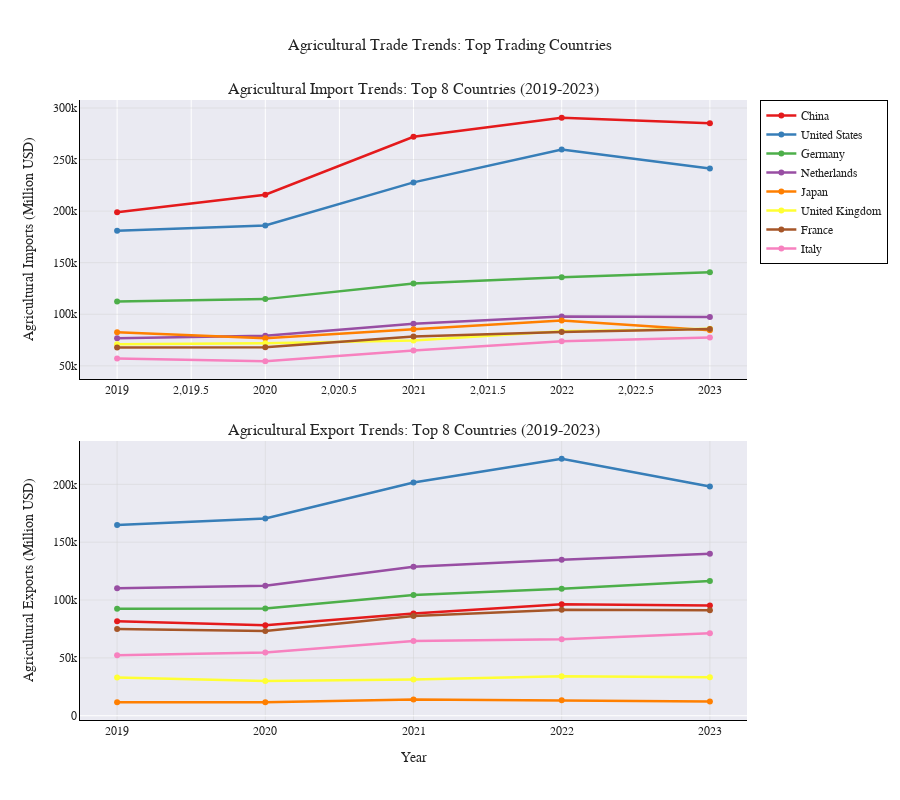

Notebook code for this chart:
### Markdown cell above
### Top Traders’ Trajectories (Last Five Years)
Dual-panel line charts show import and export trajectories for the eight largest importers (by five-year average), enabling comparison of levels and trends.

### Code cell
years_full = df_eda['Year'].unique()[-5:]
all_years_data = df_eda[df_eda['Year'].isin(years_full)].copy()
avg_imports = all_years_data.groupby('Reporter')['Agricultural_products_Import'].mean()
top_8_countries = avg_imports.nlargest(8).index.tolist()

fig = make_subplots(
    rows=2, cols=1,
    subplot_titles=(
        f'Agricultural Import Trends: Top 8 Countries ({years_full[0]}-{years_full[-1]})',
        f'Agricultural Export Trends: Top 8 Countries ({years_full[0]}-{years_full[-1]})'
    ),
    vertical_spacing=0.1
)

colors = px.colors.qualitative.Set1[:len(top_8_countries)]

print(f"Top 8 countries selected based on {years_full[0]}-{years_full[-1]} average imports:")
for i, country in enumerate(top_8_countries, 1):
    print(f"{i}. {country}: ${avg_imports[country]:,.0f}M average")

for i, country in enumerate(top_8_countries):
    country_data = df_eda[df_eda['Reporter'] == country]

    imports_data = []
    for year in years_full:
        year_data = country_data[country_data['Year'] == year]
        imports_data.append(year_data['Agricultural_products_Import'].iloc[0]) if len(year_data) > 0 else imports_data.append(0)

    fig.add_trace(
        go.Scatter(x=years_full, y=imports_data, mode='lines+markers', name=country, line=dict(color=colors[i], width=2.5), marker=dict(size=6), legendgroup='imports', showlegend=True),
        row=1,
        col=1
    )

for i, country in enumerate(top_8_countries):
    country_data = df_eda[df_eda['Reporter'] == country]

    exports_data = []
    for year in years_full:
        year_data = country_data[country_data['Year'] == year]
        exports_data.append(year_data['Agricultural_products_Export'].iloc[0]) if len(year_data) > 0 else exports_data.append(0)

    fig.add_trace(
        go.Scatter(x=years_full, y=exports_data, mode='lines+markers', name=country, line=dict(color=colors[i], width=2.5), marker=dict(size=6), legendgroup='exports', showlegend=False),
        row=2,
        col=1
    )

fig.update_layout(
    height=800,
    title_text="Agricultural Trade Trends: Top Trading Countries",
    title_x=0.5,
    title_font_size=16,
    font=dict(family="Arial", size=12),
    template="seaborn",
    legend=dict(orientation="v", yanchor="top", y=1, xanchor="left", x=1.02, bgcolor="white", bordercolor="black", borderwidth=1)
)

fig.update_xaxes(title_text="Year", dtick=1, showgrid=True, gridwidth=0.5, gridcolor='lightgray', row=2, col=1)
fig.update_yaxes(title_text="Agricultural Imports (Million USD)", showgrid=True, gridwidth=0.5, gridcolor='lightgray', row=1, col=1)
fig.update_yaxes(title_text="Agricultural Exports (Million USD)", showgrid=True, gridwidth=0.5, gridcolor='lightgray', row=2, col=1)
fig.update_xaxes(showline=True, linewidth=1, linecolor='black', mirror=False)
fig.update_yaxes(showline=True, linewidth=1, linecolor='black', mirror=False)

fig.show()

### Figure 1 — Plotly figure (JSON) as saved in the notebook; plotly's stock layout.template omitted (floating-point values rounded to 4 significant figures)
{"data": [{"legendgroup": "imports", "line": {"color": "rgb(228,26,28)", "width": 2.5}, "marker": {"size": 6}, "mode": "lines+markers", "name": "China", "showlegend": true, "type": "scatter", "x": [2019, 2020, 2021, 2022, 2023], "xaxis": "x", "y": [198996, 215869, 272086, 290595, 285115], "yaxis": "y"}, {"legendgroup": "imports", "line": {"color": "rgb(55,126,184)", "width": 2.5}, "marker": {"size": 6}, "mode": "lines+markers", "name": "United States", "showlegend": true, "type": "scatter", "x": [2019, 2020, 2021, 2022, 2023], "xaxis": "x", "y": [181083, 186062, 227862, 259754, 241376], "yaxis": "y"}, {"legendgroup": "imports", "line": {"color": "rgb(77,175,74)", "width": 2.5}, "marker": {"size": 6}, "mode": "lines+markers", "name": "Germany", "showlegend": true, "type": "scatter", "x": [2019, 2020, 2021, 2022, 2023], "xaxis": "x", "y": [112438, 114697, 129734, 135985, 140667], "yaxis": "y"}, {"legendgroup": "imports", "line": {"color": "rgb(152,78,163)", "width": 2.5}, "marker": {"size": 6}, "mode": "lines+markers", "name": "Netherlands", "showlegend": true, "type": "scatter", "x": [2019, 2020, 2021, 2022, 2023], "xaxis": "x", "y": [76650, 79082, 90772, 97946, 97454], "yaxis": "y"}, {"legendgroup": "imports", "line": {"color": "rgb(255,127,0)", "width": 2.5}, "marker": {"size": 6}, "mode": "lines+markers", "name": "Japan", "showlegend": true, "type": "scatter", "x": [2019, 2020, 2021, 2022, 2023], "xaxis": "x", "y": [82636, 76865, 85528, 93907, 84408], "yaxis": "y"}, {"legendgroup": "imports", "line": {"color": "rgb(255,255,51)", "width": 2.5}, "marker": {"size": 6}, "mode": "lines+markers", "name": "United Kingdom", "showlegend": true, "type": "scatter", "x": [2019, 2020, 2021, 2022, 2023], "xaxis": "x", "y": [70842, 72004, 74531, 83430, 86080], "yaxis": "y"}, {"legendgroup": "imports", "line": {"color": "rgb(166,86,40)", "width": 2.5}, "marker": {"size": 6}, "mode": "lines+markers", "name": "France", "showlegend": true, "type": "scatter", "x": [2019, 2020, 2021, 2022, 2023], "xaxis": "x", "y": [67788, 67961, 78458, 82928, 85783], "yaxis": "y"}, {"legendgroup": "imports", "line": {"color": "rgb(247,129,191)", "width": 2.5}, "marker": {"size": 6}, "mode": "lines+markers", "name": "Italy", "showlegend": true, "type": "scatter", "x": [2019, 2020, 2021, 2022, 2023], "xaxis": "x", "y": [57009, 54414, 64806, 73775, 77456], "yaxis": "y"}, {"legendgroup": "exports", "line": {"color": "rgb(228,26,28)", "width": 2.5}, "marker": {"size": 6}, "mode": "lines+markers", "name": "China", "showlegend": false, "type": "scatter", "x": [2019, 2020, 2021, 2022, 2023], "xaxis": "x2", "y": [81681, 78177, 88269, 96372, 95234], "yaxis": "y2"}, {"legendgroup": "exports", "line": {"color": "rgb(55,126,184)", "width": 2.5}, "marker": {"size": 6}, "mode": "lines+markers", "name": "United States", "showlegend": false, "type": "scatter", "x": [2019, 2020, 2021, 2022, 2023], "xaxis": "x2", "y": [164803, 170493, 201572, 222163, 198045], "yaxis": "y2"}, {"legendgroup": "exports", "line": {"color": "rgb(77,175,74)", "width": 2.5}, "marker": {"size": 6}, "mode": "lines+markers", "name": "Germany", "showlegend": false, "type": "scatter", "x": [2019, 2020, 2021, 2022, 2023], "xaxis": "x2", "y": [92393, 92747, 104381, 109824, 116380], "yaxis": "y2"}, {"legendgroup": "exports", "line": {"color": "rgb(152,78,163)", "width": 2.5}, "marker": {"size": 6}, "mode": "lines+markers", "name": "Netherlands", "showlegend": false, "type": "scatter", "x": [2019, 2020, 2021, 2022, 2023], "xaxis": "x2", "y": [110156, 112282, 128818, 134780, 139973], "yaxis": "y2"}, {"legendgroup": "exports", "line": {"color": "rgb(255,127,0)", "width": 2.5}, "marker": {"size": 6}, "mode": "lines+markers", "name": "Japan", "showlegend": false, "type": "scatter", "x": [2019, 2020, 2021, 2022, 2023], "xaxis": "x2", "y": [11611, 11633, 14117, 13474, 12286], "yaxis": "y2"}, {"legendgroup": "exports", "line": {"color": "rgb(255,255,51)", "width": 2.5}, "marker": {"size": 6}, "mode": "lines+markers", "name": "United Kingdom", "showlegend": false, "type": "scatter", "x": [2019, 2020, 2021, 2022, 2023], "xaxis": "x2", "y": [33146, 30066, 31330, 34109, 33326], "yaxis": "y2"}, {"legendgroup": "exports", "line": {"color": "rgb(166,86,40)", "width": 2.5}, "marker": {"size": 6}, "mode": "lines+markers", "name": "France", "showlegend": false, "type": "scatter", "x": [2019, 2020, 2021, 2022, 2023], "xaxis": "x2", "y": [74918, 73214, 86119, 91581, 91120], "yaxis": "y2"}, {"legendgroup": "exports", "line": {"color": "rgb(247,129,191)", "width": 2.5}, "marker": {"size": 6}, "mode": "lines+markers", "name": "Italy", "showlegend": false, "type": "scatter", "x": [2019, 2020, 2021, 2022, 2023], "xaxis": "x2", "y": [52186, 54657, 64497, 66078, 71401], "yaxis": "y2"}], "layout": {"annotations": [{"font": {"size": 16}, "showarrow": false, "text": "Agricultural Import Trends: Top 8 Countries (2019-2023)", "x": 0.5, "xanchor": "center", "xref": "paper", "y": 1, "yanchor": "bottom", "yref": "paper"}, {"font": {"size": 16}, "showarrow": false, "text": "Agricultural Export Trends: Top 8 Countries (2019-2023)", "x": 0.5, "xanchor": "center", "xref": "paper", "y": 0.45, "yanchor": "bottom", "yref": "paper"}], "font": {"family": "Arial", "size": 12}, "height": 800, "legend": {"bgcolor": "white", "bordercolor": "black", "borderwidth": 1, "orientation": "v", "x": 1.02, "xanchor": "left", "y": 1, "yanchor": "top"}, "title": {"font": {"size": 16}, "text": "Agricultural Trade Trends: Top Trading Countries", "x": 0.5}, "xaxis": {"anchor": "y", "domain": [0, 1], "linecolor": "black", "linewidth": 1, "mirror": false, "showline": true}, "xaxis2": {"anchor": "y2", "domain": [0, 1], "dtick": 1, "gridcolor": "lightgray", "gridwidth": 0.5, "linecolor": "black", "linewidth": 1, "mirror": false, "showgrid": true, "showline": true, "title": {"text": "Year"}}, "yaxis": {"anchor": "x", "domain": [0.55, 1], "gridcolor": "lightgray", "gridwidth": 0.5, "linecolor": "black", "linewidth": 1, "mirror": false, "showgrid": true, "showline": true, "title": {"text": "Agricultural Imports (Million USD)"}}, "yaxis2": {"anchor": "x2", "domain": [0, 0.45], "gridcolor": "lightgray", "gridwidth": 0.5, "linecolor": "black", "linewidth": 1, "mirror": false, "showgrid": true, "showline": true, "title": {"text": "Agricultural Exports (Million USD)"}}}}
